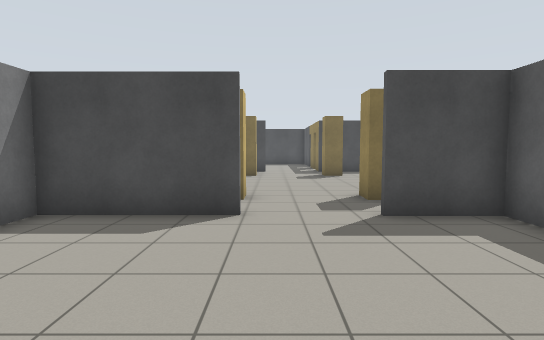
[1] (above)

17 first-person views from a walk through a Gazebo world. The camera is 1.2 m above the floor, tilts 4° down and sees 80° across. The floor is counted in squares, 1 m on a side. Each view is taken from the middle of a square. On the plan, view 1 faces up. The plan holds only what a view shows up to about 13 squares ahead; the rest is blank. Gazebo's built-in surfaces are drawn with simple patterns. Simple shapes stand in for some stock models.

[2]
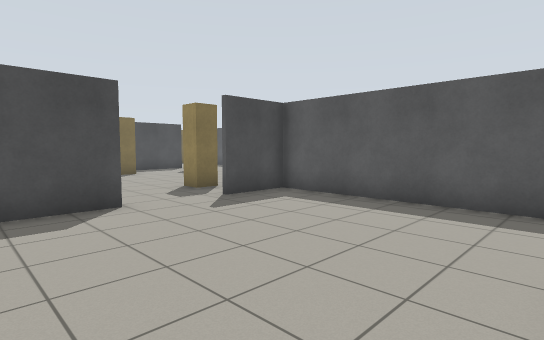

[3]
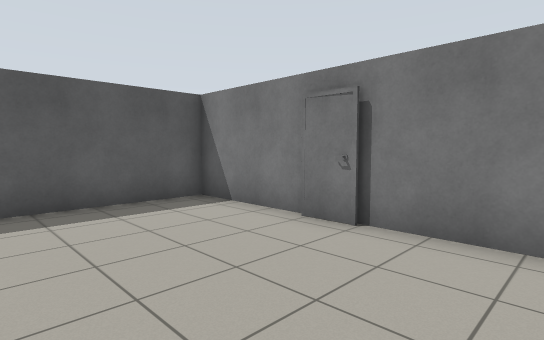

[4]
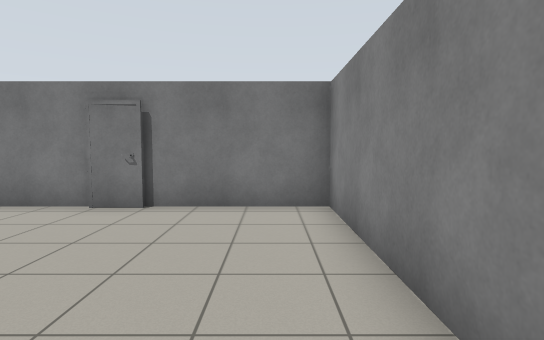

[5]
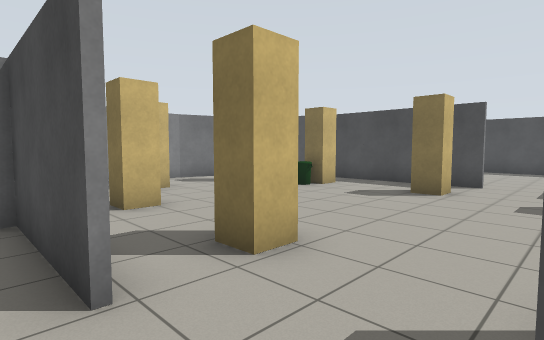

[6]
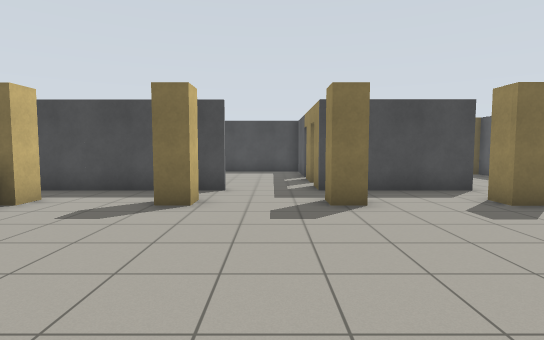

[7]
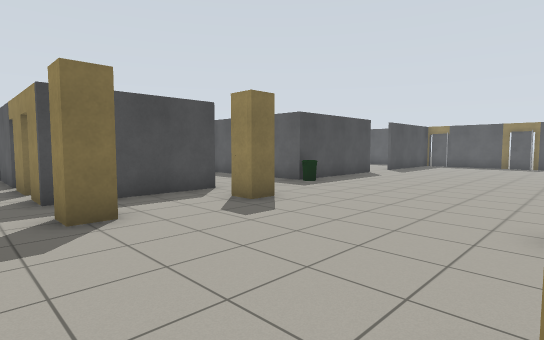

[8]
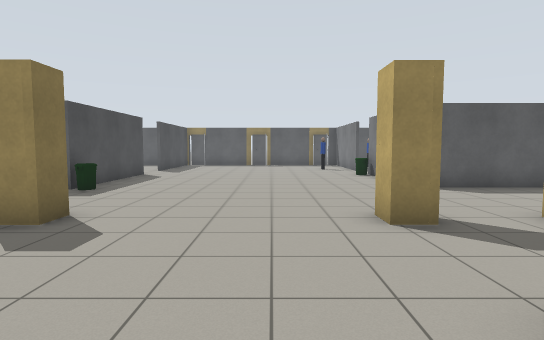

[9]
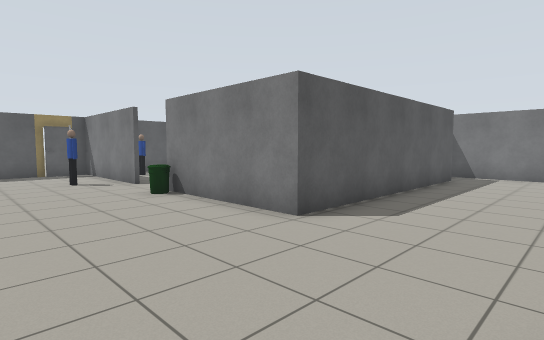

[10]
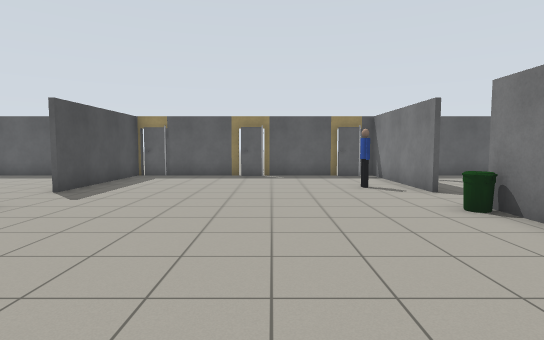

[11]
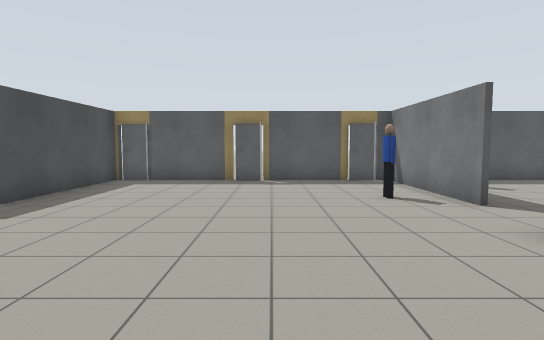

[12]
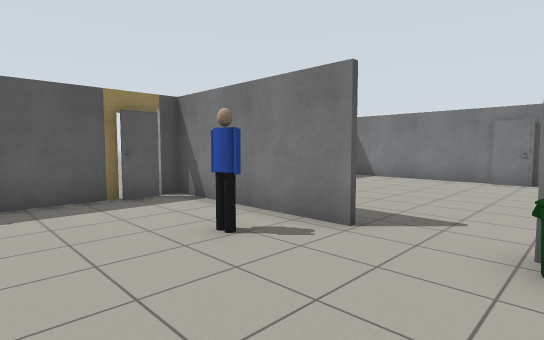

[13]
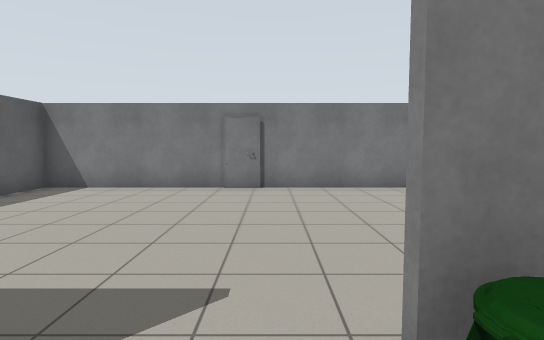

[14]
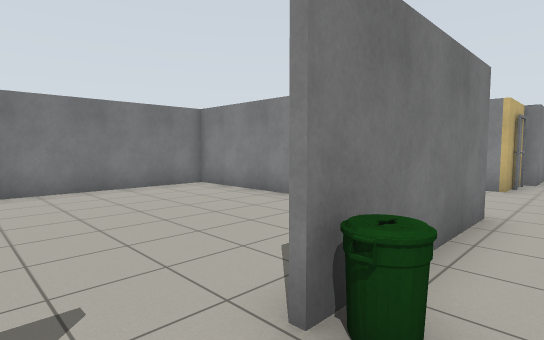

[15]
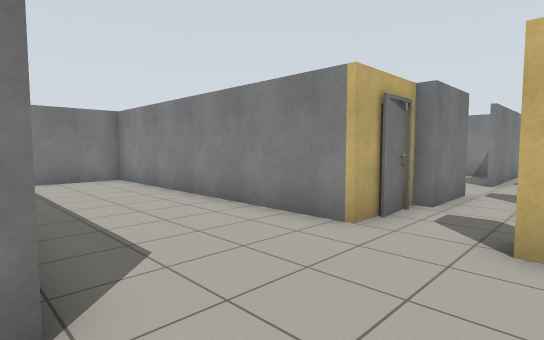

[16]
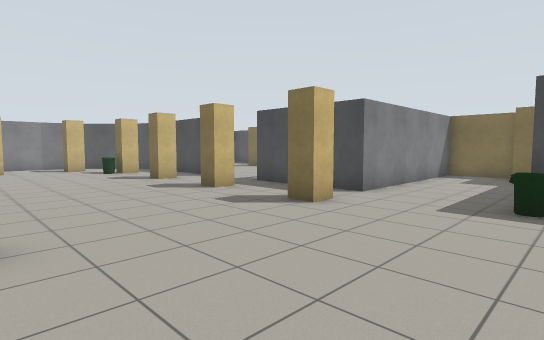

[17]
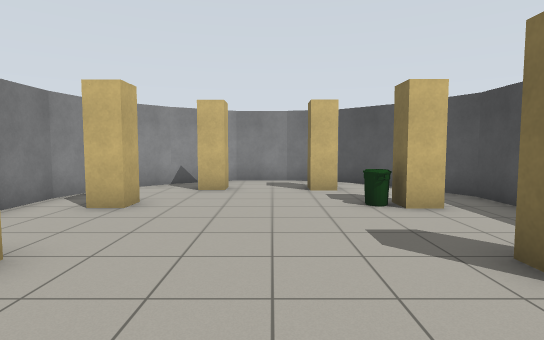

### Floor plan
Ten units are one square. View 1 is at (0, 0); x grows to the right and y downward. Boxes are objects, and circles mark ways between rooms. Rooms are numbered by the first view taken in them; rooms with no view inside come last. Other rooms are left out.
<svg viewBox="-102 -236 342 285">
<path fill="none" stroke="#000" d="M-5 -57 -42 -57 -42 15 40 15 41 -57 19 -57M59 -74 59 -82 68 -82M67 -144 67 -136 59 -136 59 -144M55 -53 65 -53 65 44 111 44M19 -57 42 -57 42 -53 46 -53M-7 -81 -7 -74 -15 -74M-7 -144 -7 -136 -15 -136M141 -157 102 -157 102 -170M-2 -159 -59 -159 -66 -155M175 -57 227 -57M96 -213 90 -213M-42 -145 -42 -136 -51 -136M65 -221 65 -159 23 -159M-51 -82 -43 -82 -43 -74 -51 -74M89 -231 75 -231M-56 -57 -5 -57M106 29 106 -57 146 -57M-66 -61 -55 -58M-78 -148 -93 -133 -97 -115M227 -114 227 -145M-86 -77 -78 -69M227 -75 227 -104M-97 -116 -97 -97 -85 -76M228 -157 175 -157M108 -15 108 26 227 26 227 -21"/>
<rect x="-5" y="5" width="10" height="10" fill="#bbb"><title>door leaf</title></rect>
<rect x="-55" y="-135" width="10" height="10" fill="#bbb"><title>bin</title></rect>
<rect x="45" y="-55" width="10" height="10" fill="#bbb"><title>door leaf</title></rect>
<rect x="95" y="-155" width="10" height="10" fill="#bbb"><title>bin</title></rect>
<rect x="185" y="-75" width="10" height="10" fill="#bbb"><title>person</title></rect>
<rect x="225" y="-75" width="10" height="10" fill="#bbb"><title>door leaf</title></rect>
<rect x="225" y="-115" width="10" height="10" fill="#bbb"><title>door leaf</title></rect>
<rect x="225" y="-155" width="10" height="10" fill="#bbb"><title>door leaf</title></rect>
<rect x="145" y="-65" width="10" height="10" fill="#bbb"><title>bin</title></rect>
<circle cx="5" cy="-60" r="3" fill="#2a7"/>
<circle cx="160" cy="-70" r="3" fill="#2a7"/>
<text x="0" y="-20">1</text>
<text x="70" y="-100">2</text>
<text x="170" y="-20">3</text>
</svg>
Room 1 opens to room 2. Room 2 opens to room 3.

Where each view was taken, in squares from view 1:
view 1: 0 up, 0 right, facing up
view 2: 1 down, 3 left, facing up-right
view 3: 3 up, 3 left, facing down-right
view 4: 5 up, 3 left, facing down
view 5: 5 up, 2 right, facing up-left
view 6: 7 up, 1 right, facing up
view 7: 8 up, 1 right, facing up-right
view 8: 10 up, 1 right, facing right
view 9: 10 up, 7 right, facing down-right
view 10: 10 up, 9 right, facing right
view 11: 10 up, 11 right, facing right
view 12: 10 up, 15 right, facing down-right
view 13: 7 up, 16 right, facing down
view 14: 7 up, 17 right, facing down-left
view 15: 8 up, 11 right, facing down-left
view 16: 8 up, 11 right, facing up-left
view 17: 11 up, 2 right, facing left
